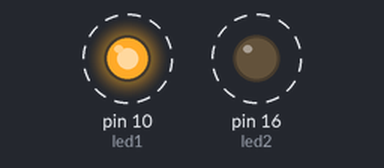
The program below on a simulated Raspberry Pi (header pin numbers). On the bench: output pins drawn as LEDs (lit = HIGH). Dashed ring = blinking.

Above: at 0.2 s.
Timing chart, 0 to 3.0 s (numbered marks = the images above):
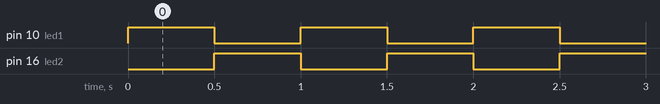

The program:

alternating_leds.py
```python
import RPi.GPIO as GPIO
import time

# Pin Definitions
led1 = 10  # GPIO pin for first LED
led2 = 16  # GPIO pin for second LED

# Set up GPIO mode (BOARD uses physical pin numbers)
GPIO.setmode(GPIO.BOARD)

# Configure pins as outputs
GPIO.setup(led1, GPIO.OUT)
GPIO.setup(led2, GPIO.OUT)

# Initialize both LEDs as OFF
GPIO.output(led1, GPIO.LOW)
GPIO.output(led2, GPIO.LOW)

# Main loop for alternating LED blinking pattern
while True:
    # First LED ON, second LED OFF
    GPIO.output(led2, GPIO.LOW)
    GPIO.output(led1, GPIO.HIGH)
    time.sleep(0.5)  # Pause for 0.5 seconds

    # First LED OFF, second LED ON
    GPIO.output(led2, GPIO.HIGH)
    GPIO.output(led1, GPIO.LOW)
    time.sleep(0.5)  # Pause for 0.5 seconds
```

Measured:
- by itself, pin 10 (led1), pin 16 (led2): alternates HIGH for 0.50 s and LOW for 0.50 s
